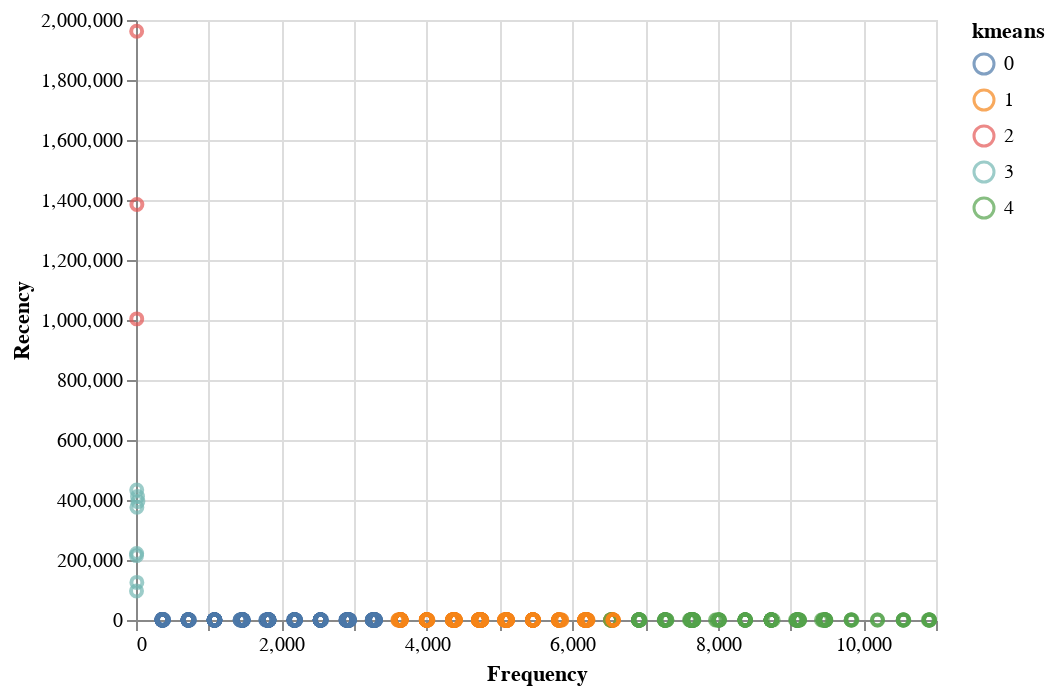
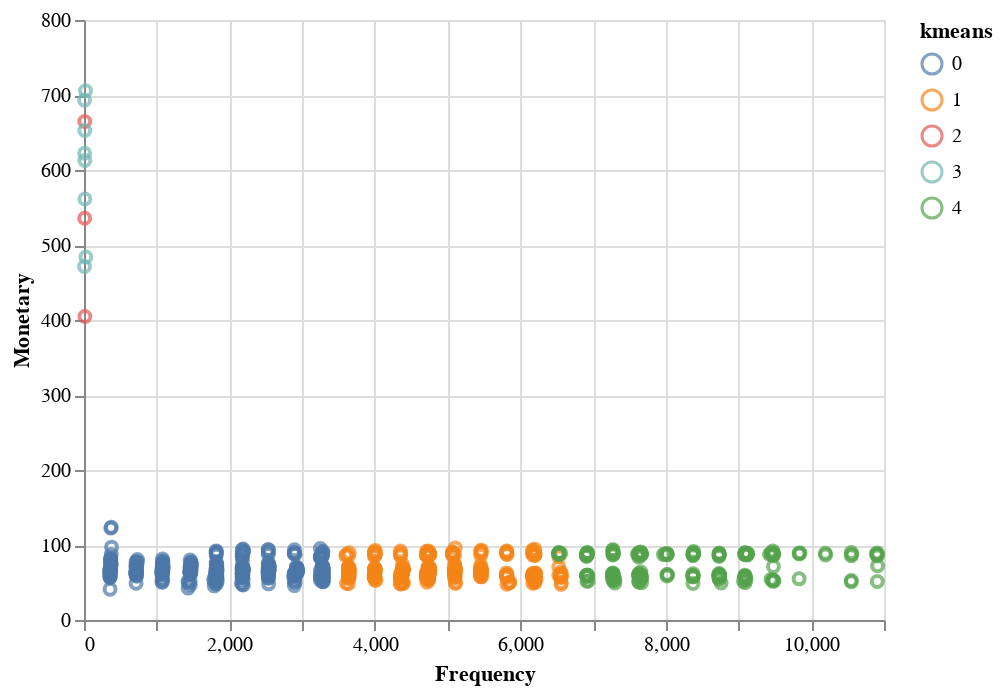
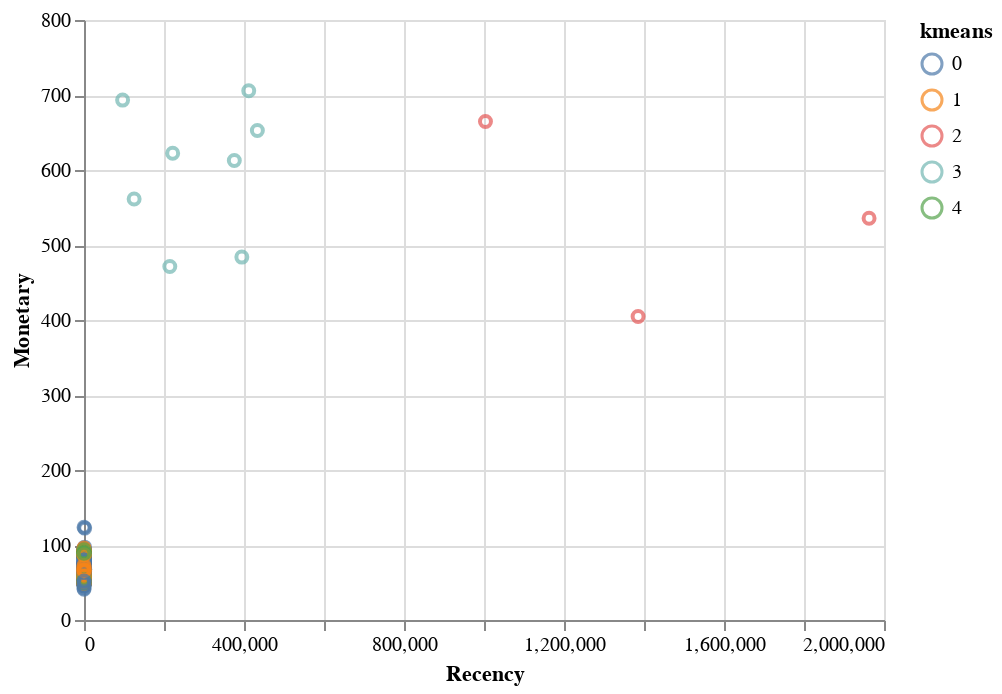

The notebook cell saved with these charts, in order:
### Markdown cell above
**[4.5]** Print scatter plots to visualise the clusters

### Code cell
base = alt.Chart(result_df).mark_point().encode(color='kmeans:N')
for a, b in pairs:
  base.encode(x=a, y=b).display()

### Figure 1 — Vega-Lite specification as saved in the notebook (floating-point values rounded to 4 significant figures; data arrays with more than 128 entries replaced by an {"elided": "..."} marker saying what was removed)
{"config": {"view": {"continuousWidth": 400, "continuousHeight": 300}}, "data": {"name": "data-5f3327d6d82543a9c289c228adb37ed1"}, "mark": "point", "encoding": {"color": {"field": "kmeans", "type": "nominal"}, "x": {"field": "Frequency", "type": "quantitative"}, "y": {"field": "Recency", "type": "quantitative"}}, "$schema": "https://vega.github.io/schema/vega-lite/v4.17.0.json", "datasets": {"data-5f3327d6d82543a9c289c228adb37ed1": {"elided": "983 records"}}}

### Figure 2 — Vega-Lite specification as saved in the notebook (floating-point values rounded to 4 significant figures; data arrays with more than 128 entries replaced by an {"elided": "..."} marker saying what was removed)
{"config": {"view": {"continuousWidth": 400, "continuousHeight": 300}}, "data": {"name": "data-5f3327d6d82543a9c289c228adb37ed1"}, "mark": "point", "encoding": {"color": {"field": "kmeans", "type": "nominal"}, "x": {"field": "Frequency", "type": "quantitative"}, "y": {"field": "Monetary", "type": "quantitative"}}, "$schema": "https://vega.github.io/schema/vega-lite/v4.17.0.json", "datasets": {"data-5f3327d6d82543a9c289c228adb37ed1": {"elided": "983 records"}}}

### Figure 3 — Vega-Lite specification as saved in the notebook (floating-point values rounded to 4 significant figures; data arrays with more than 128 entries replaced by an {"elided": "..."} marker saying what was removed)
{"config": {"view": {"continuousWidth": 400, "continuousHeight": 300}}, "data": {"name": "data-5f3327d6d82543a9c289c228adb37ed1"}, "mark": "point", "encoding": {"color": {"field": "kmeans", "type": "nominal"}, "x": {"field": "Recency", "type": "quantitative"}, "y": {"field": "Monetary", "type": "quantitative"}}, "$schema": "https://vega.github.io/schema/vega-lite/v4.17.0.json", "datasets": {"data-5f3327d6d82543a9c289c228adb37ed1": {"elided": "983 records"}}}
